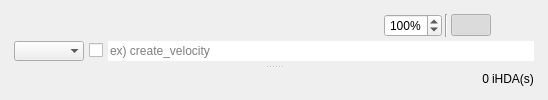
           <widget class="QWidget" name="layoutWidget">
            <layout class="QVBoxLayout" name="verticalLayout_6">
             <property name="spacing">
              <number>1</number>
             </property>
             <item>
              <widget class="QSplitter" name="splitter__ihda_whole_vertical">
               <property name="orientation">
                <enum>Qt::Vertical</enum>
               </property>
               <property name="handleWidth">
                <number>3</number>
               </property>
               <widget class="QWidget" name="layoutWidget">
                <layout class="QVBoxLayout" name="verticalLayout_5">
                 <property name="spacing">
                  <number>1</number>
                 </property>
                 <item>
                  <layout class="QHBoxLayout" name="horizontalLayout_2">
                   <property name="spacing">
                    <number>3</number>
                   </property>
                   <property name="leftMargin">
                    <number>3</number>
                   </property>
                   <property name="rightMargin">
                    <number>3</number>
                   </property>
                   <item>
                    <widget class="QPushButton" name="pushButton__favorite_node">
                     <property name="cursor">
                      <cursorShape>PointingHandCursor</cursorShape>
                     </property>
                     <property name="toolTip">
                      <string>Shows Favorite Nodes</string>
                     </property>
                     <property name="statusTip">
                      <string>Shows the node where the favorites are active</string>
                     </property>
                     <property name="text">
                      <string/>
                     </property>
                     <property name="icon">
                      <iconset resource="icons.qrc">
                       <normaloff>:/main/icons/ic_favorite_border_white.png</normaloff>:/main/icons/ic_favorite_border_white.png</iconset>
                     </property>
                     <property name="iconSize">
                      <size>
                       <width>20</width>
                       <height>20</height>
                      </size>
                     </property>
                     <property name="checkable">
                      <bool>true</bool>
                     </property>
                     <property name="flat">
                      <bool>true</bool>
                     </property>
                    </widget>
                   </item>
                   <item>
                    <widget class="QPushButton" name="pushButton__thumbnail">
                     <property name="cursor">
                      <cursorShape>PointingHandCursor</cursorShape>
                     </property>
                     <property name="toolTip">
                      <string>Shows Thumbnails iHDA</string>
                     </property>
                     <property name="statusTip">
                      <string>Shows thumbnails of iHDA nodes</string>
                     </property>
                     <property name="text">
                      <string/>
                     </property>
                     <property name="icon">
                      <iconset resource="icons.qrc">
                       <normaloff>:/main/icons/network_sop.png</normaloff>:/main/icons/network_sop.png</iconset>
                     </property>
                     <property name="iconSize">
                      <size>
                       <width>20</width>
                       <height>20</height>
                      </size>
                     </property>
                     <property name="checkable">
                      <bool>true</bool>
                     </property>
                     <property name="flat">
                      <bool>true</bool>
                     </property>
                    </widget>
                   </item>
                   <item>
                    <spacer name="horizontalSpacer_4">
                     <property name="orientation">
                      <enum>Qt::Horizontal</enum>
                     </property>
                     <property name="sizeHint" stdset="0">
                      <size>
                       <width>198</width>
                       <height>17</height>
                      </size>
                     </property>
                    </spacer>
                   </item>
                   <item>
                    <widget class="QPushButton" name="pushButton__zoomin">
                     <property name="cursor">
                      <cursorShape>PointingHandCursor</cursorShape>
                     </property>
                     <property name="toolTip">
                      <string>Zoom In</string>
                     </property>
                     <property name="statusTip">
                      <string>Zoom in to the HDA's icon</string>
                     </property>
                     <property name="text">
                      <string/>
                     </property>
                     <property name="icon">
                      <iconset resource="icons.qrc">
                       <normaloff>:/main/icons/ic_zoom_in_white.png</normaloff>:/main/icons/ic_zoom_in_white.png</iconset>
                     </property>
                     <property name="iconSize">
                      <size>
                       <width>20</width>
                       <height>20</height>
                      </size>
                     </property>
                     <property name="flat">
                      <bool>true</bool>
                     </property>
                    </widget>
                   </item>
                   <item>
                    <widget class="QPushButton" name="pushButton__zoomout">
                     <property name="cursor">
                      <cursorShape>PointingHandCursor</cursorShape>
                     </property>
                     <property name="toolTip">
                      <string>Zoom Out</string>
                     </property>
                     <property name="statusTip">
                      <string>Zoom out to the HDA's icon</string>
                     </property>
                     <property name="text">
                      <string/>
                     </property>
                     <property name="icon">
                      <iconset resource="icons.qrc">
                       <normaloff>:/main/icons/ic_zoom_out_white.png</normaloff>:/main/icons/ic_zoom_out_white.png</iconset>
                     </property>
                     <property name="iconSize">
                      <size>
                       <width>20</width>
                       <height>20</height>
                      </size>
                     </property>
                     <property name="flat">
                      <bool>true</bool>
                     </property>
                    </widget>
                   </item>
                   <item>
                    <widget class="QDoubleSpinBox" name="doubleSpinBox__zoom">
                     <property name="cursor">
                      <cursorShape>PointingHandCursor</cursorShape>
                     </property>
                     <property name="alignment">
                      <set>Qt::AlignCenter</set>
                     </property>
                     <property name="suffix">
                      <string>%</string>
                     </property>
                     <property name="decimals">
                      <number>0</number>
                     </property>
                     <property name="minimum">
                      <double>10.000000000000000</double>
                     </property>
                     <property name="maximum">
                      <double>500.000000000000000</double>
                     </property>
                     <property name="singleStep">
                      <double>10.000000000000000</double>
                     </property>
                     <property name="value">
                      <double>100.000000000000000</double>
                     </property>
                    </widget>
                   </item>
                   <item>
                    <widget class="Line" name="line">
                     <property name="orientation">
                      <enum>Qt::Vertical</enum>
                     </property>
                    </widget>
                   </item>
                   <item>
                    <widget class="QPushButton" name="pushButton__icon_mode">
                     <property name="cursor">
                      <cursorShape>PointingHandCursor</cursorShape>
                     </property>
                     <property name="toolTip">
                      <string>Icon View</string>
                     </property>
                     <property name="statusTip">
                      <string>Displays only the icon and name of the HDA</string>
                     </property>
                     <property name="text">
                      <string/>
                     </property>
                     <property name="icon">
                      <iconset resource="icons.qrc">
                       <normaloff>:/main/icons/ic_widgets_white.png</normaloff>:/main/icons/ic_widgets_white.png</iconset>
                     </property>
                     <property name="iconSize">
                      <size>
                       <width>20</width>
                       <height>20</height>
                      </size>
                     </property>
                     <property name="checkable">
                      <bool>true</bool>
                     </property>
                     <property name="checked">
                      <bool>true</bool>
                     </property>
                     <property name="autoExclusive">
                      <bool>true</bool>
                     </property>
                     <property name="flat">
                      <bool>true</bool>
                     </property>
                    </widget>
                   </item>
                   <item>
                    <widget class="QPushButton" name="pushButton__table_mode">
                     <property name="cursor">
                      <cursorShape>PointingHandCursor</cursorShape>
                     </property>
                     <property name="toolTip">
                      <string>Table View</string>
                     </property>
                     <property name="statusTip">
                      <string>Display various information of HDA</string>
                     </property>
                     <property name="text">
                      <string/>
                     </property>
                     <property name="icon">
                      <iconset resource="icons.qrc">
                       <normaloff>:/main/icons/ic_format_list_numbered_white.png</normaloff>:/main/icons/ic_format_list_numbered_white.png</iconset>
                     </property>
                     <property name="iconSize">
                      <size>
                       <width>20</width>
                       <height>20</height>
                      </size>
                     </property>
                     <property name="checkable">
                      <bool>true</bool>
                     </property>
                     <property name="autoExclusive">
                      <bool>true</bool>
                     </property>
                     <property name="flat">
                      <bool>true</bool>
                     </property>
                    </widget>
                   </item>
                  </layout>
                 </item>
                 <item>
                  <layout class="QHBoxLayout" name="horizontalLayout_4">
                   <property name="spacing">
                    <number>5</number>
                   </property>
                   <property name="leftMargin">
                    <number>3</number>
                   </property>
                   <property name="rightMargin">
                    <number>3</number>
                   </property>
                   <item>
                    <widget class="QComboBox" name="comboBox__search_type">
                     <property name="cursor">
                      <cursorShape>PointingHandCursor</cursorShape>
                     </property>
                     <property name="toolTip">
                      <string>Search Type</string>
                     </property>
                     <property name="statusTip">
                      <string>Decide what type to search for</string>
                     </property>
                     <property name="frame">
                      <bool>false</bool>
                     </property>
                    </widget>
                   </item>
                   <item>
                    <widget class="QCheckBox" name="checkBox__casesensitive_hda">
                     <property name="cursor">
                      <cursorShape>PointingHandCursor</cursorShape>
                     </property>
                     <property name="toolTip">
                      <string>Word Case Sensitive</string>
                     </property>
                     <property name="statusTip">
                      <string>It is case sensitive</string>
                     </property>
                     <property name="text">
                      <string/>
                     </property>
                     <property name="icon">
                      <iconset resource="icons.qrc">
                       <normaloff>:/main/icons/case_sensitive.png</normaloff>:/main/icons/case_sensitive.png</iconset>
                     </property>
                     <property name="iconSize">
                      <size>
                       <width>20</width>
                       <height>20</height>
                      </size>
                     </property>
                    </widget>
                   </item>
                   <item>
                    <widget class="QLineEdit" name="lineEdit__search_hda">
                     <property name="statusTip">
                      <string>Please enter your search term</string>
                     </property>
                     <property name="frame">
                      <bool>false</bool>
                     </property>
                     <property name="placeholderText">
                      <string>ex) create_velocity</string>
                     </property>
                     <property name="clearButtonEnabled">
                      <bool>true</bool>
                     </property>
                    </widget>
                   </item>
                  </layout>
                 </item>
                </layout>
               </widget>
               <widget class="QStackedWidget" name="stackedWidget__hda">
                <property name="sizePolicy">
                 <sizepolicy hsizetype="Expanding" vsizetype="Expanding">
                  <horstretch>0</horstretch>
                  <verstretch>0</verstretch>
                 </sizepolicy>
                </property>
                <property name="currentIndex">
                 <number>0</number>
                </property>
                <widget class="QWidget" name="page__hda_list">
                 <property name="statusTip">
                  <string>Icon show iHDA nodes.</string>
                 </property>
                 <layout class="QVBoxLayout" name="verticalLayout_8">
                  <property name="spacing">
                   <number>1</number>
                  </property>
                  <property name="leftMargin">
                   <number>0</number>
                  </property>
                  <property name="topMargin">
                   <number>0</number>
                  </property>
                  <property name="rightMargin">
                   <number>0</number>
                  </property>
                  <property name="bottomMargin">
                   <number>0</number>
                  </property>
                  <item>
                   <layout class="QVBoxLayout" name="verticalLayout__listview">
                    <property name="spacing">
                     <number>1</number>
                    </property>
                   </layout>
                  </item>
                 </layout>
                </widget>
                <widget class="QWidget" name="page__hda_table">
                 <property name="statusTip">
                  <string>Table show iHDA nodes.</string>
                 </property>
                 <layout class="QVBoxLayout" name="verticalLayout_12">
                  <property name="spacing">
                   <number>1</number>
                  </property>
                  <property name="leftMargin">
                   <number>0</number>
                  </property>
                  <property name="topMargin">
                   <number>0</number>
                  </property>
                  <property name="rightMargin">
                   <number>0</number>
                  </property>
                  <property name="bottomMargin">
                   <number>0</number>
                  </property>
                  <item>
                   <layout class="QVBoxLayout" name="verticalLayout__tableview">
                    <property name="spacing">
                     <number>1</number>
                    </property>
                   </layout>
                  </item>
                 </layout>
                </widget>
               </widget>
              </widget>
             </item>
             <item>
              <layout class="QHBoxLayout" name="horizontalLayout_9">
               <property name="spacing">
                <number>1</number>
               </property>
               <property name="leftMargin">
                <number>3</number>
               </property>
               <property name="rightMargin">
                <number>3</number>
               </property>
               <item>
                <layout class="QHBoxLayout" name="horizontalLayout_8">
                 <property name="spacing">
                  <number>8</number>
                 </property>
                 <item>
                  <widget class="QLabel" name="label__tag_pixmap">
                   <property name="sizePolicy">
                    <sizepolicy hsizetype="Fixed" vsizetype="Fixed">
                     <horstretch>0</horstretch>
                     <verstretch>0</verstretch>
                    </sizepolicy>
                   </property>
                   <property name="maximumSize">
                    <size>
                     <width>20</width>
                     <height>20</height>
                    </size>
                   </property>
                   <property name="text">
                    <string/>
                   </property>
                   <property name="pixmap">
                    <pixmap resource="icons.qrc">:/main/icons/ic_bookmark_white.png</pixmap>
                   </property>
                   <property name="scaledContents">
                    <bool>true</bool>
                   </property>
                   <property name="alignment">
                    <set>Qt::AlignCenter</set>
                   </property>
                  </widget>
                 </item>
                 <item>
                  <widget class="QLabel" name="label__tags">
                   <property name="text">
                    <string/>
                   </property>
                  </widget>
                 </item>
                </layout>
               </item>
               <item>
                <spacer name="horizontalSpacer_3">
                 <property name="orientation">
                  <enum>Qt::Horizontal</enum>
                 </property>
                 <property name="sizeHint" stdset="0">
                  <size>
                   <width>40</width>
                   <height>20</height>
                  </size>
                 </property>
                </spacer>
               </item>
               <item>
                <widget class="QLabel" name="label__logged_id_pixmap">
                 <property name="sizePolicy">
                  <sizepolicy hsizetype="Fixed" vsizetype="Fixed">
                   <horstretch>0</horstretch>
                   <verstretch>0</verstretch>
                  </sizepolicy>
                 </property>
                 <property name="maximumSize">
                  <size>
                   <width>20</width>
                   <height>20</height>
                  </size>
                 </property>
                 <property name="text">
                  <string/>
                 </property>
                 <property name="pixmap">
                  <pixmap resource="icons.qrc">:/main/icons/ic_account_box_white.png</pixmap>
                 </property>
                 <property name="scaledContents">
                  <bool>true</bool>
                 </property>
                 <property name="alignment">
                  <set>Qt::AlignCenter</set>
                 </property>
                </widget>
               </item>
               <item>
                <widget class="QLabel" name="label__logged_id">
                 <property name="toolTip">
                  <string>Logged ID</string>
                 </property>
                 <property name="statusTip">
                  <string>Displays the logged-in ID</string>
                 </property>
                 <property name="text">
                  <string/>
                 </property>
                 <property name="alignment">
                  <set>Qt::AlignCenter</set>
                 </property>
                </widget>
               </item>
               <item>
                <spacer name="horizontalSpacer_8">
                 <property name="orientation">
                  <enum>Qt::Horizontal</enum>
                 </property>
                 <property name="sizeHint" stdset="0">
                  <size>
                   <width>40</width>
                   <height>20</height>
                  </size>
                 </property>
                </spacer>
               </item>
               <item>
                <layout class="QHBoxLayout" name="horizontalLayout_7">
                 <property name="spacing">
                  <number>3</number>
                 </property>
                 <item>
                  <widget class="QLabel" name="label__hda_count">
                   <property name="text">
                    <string>0</string>
                   </property>
                   <property name="alignment">
                    <set>Qt::AlignRight|Qt::AlignTrailing|Qt::AlignVCenter</set>
                   </property>
                  </widget>
                 </item>
                 <item>
                  <widget class="QLabel" name="label__hda_count_suffix">
                   <property name="text">
                    <string>iHDA(s)</string>
                   </property>
                  </widget>
                 </item>
                </layout>
               </item>
              </layout>
             </item>
            </layout>
           </widget>
